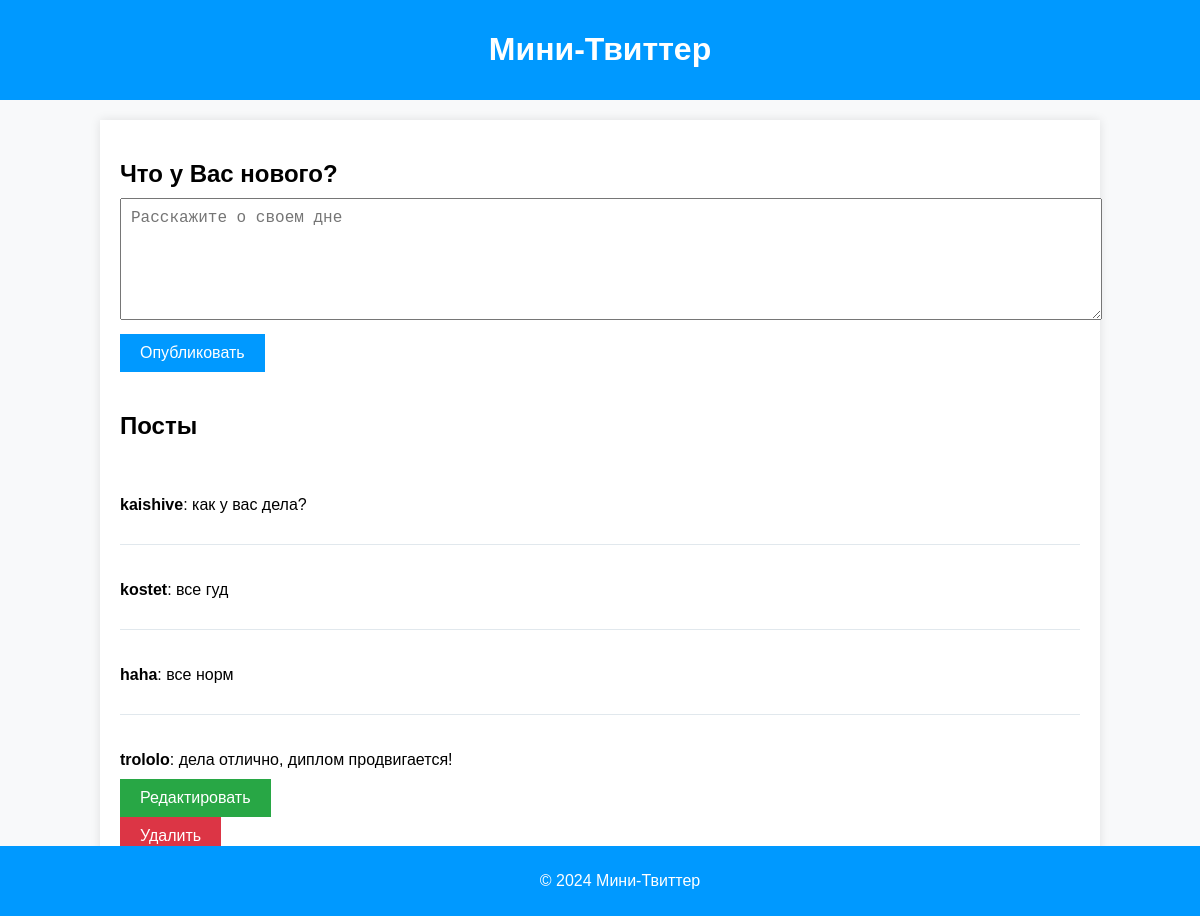
The app's page /posts/ (signed in) with its own data.
### models/post_user_model.py (models this page shows)
class Post(Base):
    __tablename__ = "posts"
    id = Column(Integer, primary_key=True, index=True)
    content = Column(String, nullable=False)
    slug = Column(String, unique=True, index=True)
    user_id = Column(Integer, ForeignKey('users.id'), nullable=False)
    user = relationship("User", back_populates="posts")

class User(Base):
    __tablename__ = "users"
    id = Column(Integer, primary_key=True, index=True)
    username = Column(String, unique=True, index=True, nullable=False)
    email = Column(String, unique=True, index=True, nullable=False)
    hashed_password = Column(String, nullable=False)
    slug = Column(String, unique=True, index=True)
    posts = relationship("Post", back_populates="user")

### routers/posts_crud.py (the view)
@router.get("/posts/", response_class=HTMLResponse)
async def get_posts(request: Request, db: Annotated[Session, Depends(get_db)], user_id: Optional[int] = Cookie(None),
                    error_message: Optional[str] = None):
    posts = db.scalars(select(Post)).all()
    return templates.TemplateResponse("page_blog.html", {"request": request, "posts": posts, "user_id": user_id,
                                                         "error_message": error_message})

### templates/page_blog.html (shortened to what this page needs)
<!DOCTYPE html>
<html lang="en">
<head>
    <link rel="stylesheet" type="text/css" href="/static/page_style.css">
</head>
<body>
    <header>
        <div class="header-container">
            <h1>Мини-Твиттер</h1>
        </div>
    </header>
    <main>
        <div class="container">
            <div class="new-post">
                <h2>Что у Вас нового?</h2>
                <form id="newPostForm" action="/posts/" method="post">
                    <textarea id="postContent" name="content" placeholder="Расскажите о своем дне" required></textarea>
                    <button type="submit">Опубликовать</button>
                </form>
            </div>
            <div class="posts">
                <h2>Посты</h2>
                {% for post in posts %}
                <div class="post" data-post-id="{{ post.id }}">
                    <p><strong>{{ post.user.username }}</strong>: {{ post.content }}</p>
                    {% if post.user_id == user_id %}
                        <button class="edit-btn" onclick="window.location.href='/posts/{{ post.id }}/edit'">Редактировать</button>
                        <form action="/posts/{{ post.id }}/delete" method="post">
                            <button class="delete-btn" type="submit">Удалить</button>
                        </form>
                    {% endif %}
                </div>
                {% endfor %}
            </div>
        </div>
    </main>
    <footer>
        <div class="footer-container">
            <p>&copy; 2024 Мини-Твиттер</p>
        </div>
    </footer>
</body>
</html>

### templates/page_style.css (style rules this page uses)
body { font-family: 'Arial', sans-serif; background-color: #f8f9fa; margin: 0; padding: 0; }
.header-container { background-color: #0099ff; color: white; padding: 10px 20px; text-align: center; }
.container { width: 80%; margin: 20px auto; padding: 20px; background-color: white; box-shadow: 0 0 10px rgba(0, 0, 0, 0.1); }
.new-post { margin-bottom: 40px; }
.new-post h2 { margin-bottom: 10px; }
textarea { width: 100%; height: 100px; margin-bottom: 10px; padding: 10px; font-size: 16px; resize: vertical; }
button { background-color: #0099ff; color: white; border: none; padding: 10px 20px; font-size: 16px; cursor: pointer; transition: background-color 0.3s; }
.posts { margin-top: 40px; }
.post { border-bottom: 1px solid #e1e8ed; padding: 20px 0; }
.post p { margin-bottom: 10px; }
.edit-btn { background-color: #28a745; margin-right: 10px; }
.delete-btn { background-color: #dc3545; }
.footer-container { background-color: #0099ff; color: white; text-align: center; padding: 10px 20px; position: fixed; bottom: 0; width: 100%; }

### records on screen
Post: user.username "kaishive", content "как у вас дела?"
Post: user.username "kostet", content "все гуд"
Post: user.username "haha", content "все норм"
Post: user.username "trololo", content "дела отлично, диплом продвигается!"
